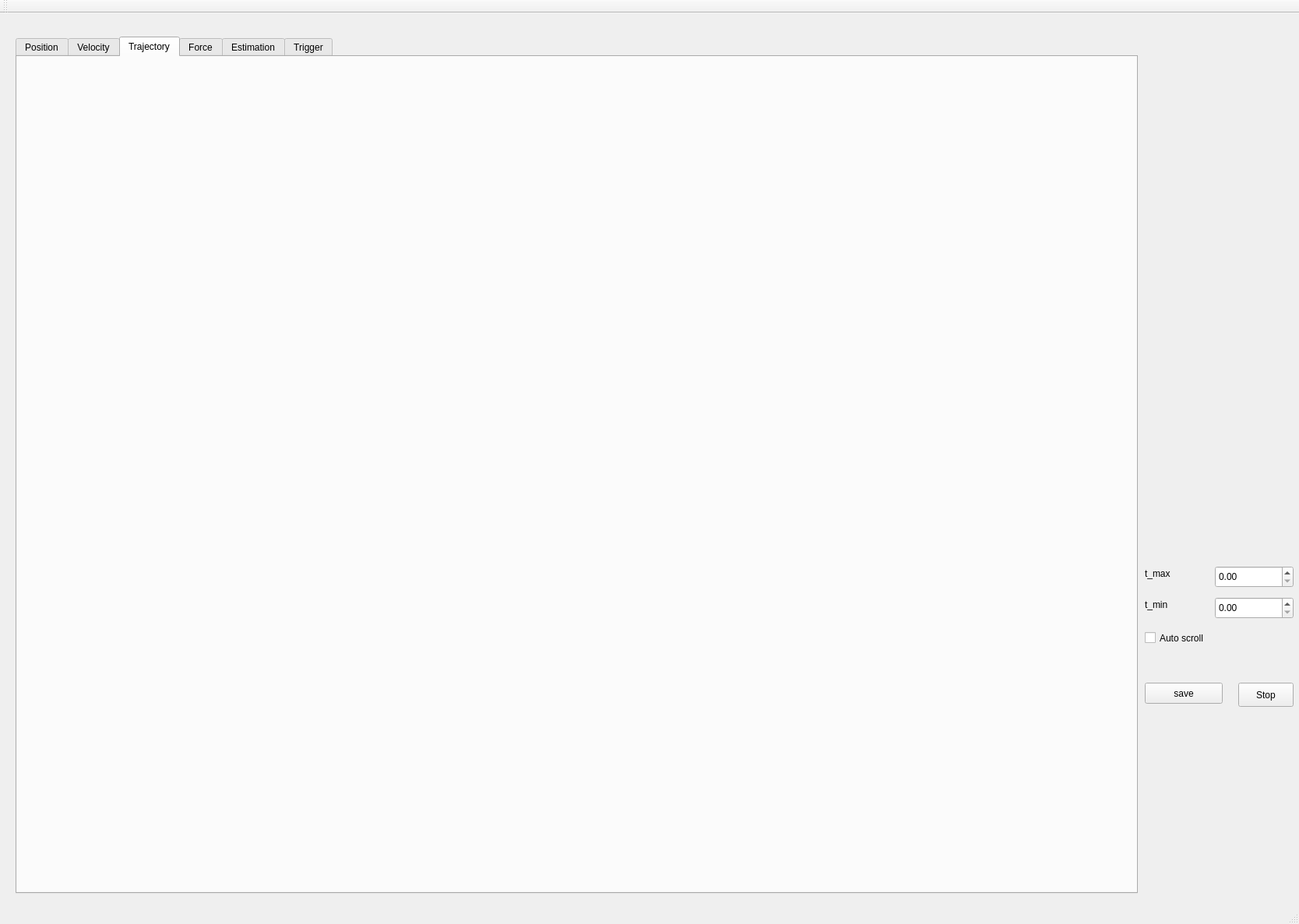
<?xml version="1.0" encoding="UTF-8"?>
<ui version="4.0">
 <class>MainWindow</class>
 <widget class="QMainWindow" name="MainWindow">
  <property name="geometry">
   <rect>
    <x>0</x>
    <y>0</y>
    <width>1668</width>
    <height>1187</height>
   </rect>
  </property>
  <property name="windowTitle">
   <string>MainWindow</string>
  </property>
  <widget class="QWidget" name="centralWidget">
   <widget class="QCheckBox" name="checkBox">
    <property name="geometry">
     <rect>
      <x>1470</x>
      <y>790</y>
      <width>102</width>
      <height>25</height>
     </rect>
    </property>
    <property name="text">
     <string>Auto scroll</string>
    </property>
   </widget>
   <widget class="QPushButton" name="pushButton">
    <property name="geometry">
     <rect>
      <x>1470</x>
      <y>860</y>
      <width>100</width>
      <height>27</height>
     </rect>
    </property>
    <property name="text">
     <string>save</string>
    </property>
   </widget>
   <widget class="QPushButton" name="pushButton_2">
    <property name="geometry">
     <rect>
      <x>1590</x>
      <y>860</y>
      <width>71</width>
      <height>31</height>
     </rect>
    </property>
    <property name="text">
     <string>Stop</string>
    </property>
   </widget>
   <widget class="QDoubleSpinBox" name="maxspinbox">
    <property name="geometry">
     <rect>
      <x>1560</x>
      <y>710</y>
      <width>101</width>
      <height>28</height>
     </rect>
    </property>
   </widget>
   <widget class="QDoubleSpinBox" name="minspinbox">
    <property name="geometry">
     <rect>
      <x>1560</x>
      <y>750</y>
      <width>101</width>
      <height>28</height>
     </rect>
    </property>
   </widget>
   <widget class="QLabel" name="label">
    <property name="geometry">
     <rect>
      <x>1470</x>
      <y>710</y>
      <width>76</width>
      <height>19</height>
     </rect>
    </property>
    <property name="text">
     <string>t_max</string>
    </property>
   </widget>
   <widget class="QLabel" name="label_2">
    <property name="geometry">
     <rect>
      <x>1470</x>
      <y>750</y>
      <width>76</width>
      <height>19</height>
     </rect>
    </property>
    <property name="text">
     <string>t_min</string>
    </property>
   </widget>
   <widget class="QCustomPlot" name="customplot3" native="true">
    <property name="geometry">
     <rect>
      <x>1570</x>
      <y>1150</y>
      <width>71</width>
      <height>61</height>
     </rect>
    </property>
   </widget>
   <widget class="QTabWidget" name="tabWidget">
    <property name="geometry">
     <rect>
      <x>20</x>
      <y>30</y>
      <width>1441</width>
      <height>1101</height>
     </rect>
    </property>
    <property name="currentIndex">
     <number>2</number>
    </property>
    <widget class="QWidget" name="tab">
     <attribute name="title">
      <string>Position</string>
     </attribute>
     <widget class="QCustomPlot" name="customplot" native="true">
      <property name="geometry">
       <rect>
        <x>20</x>
        <y>20</y>
        <width>900</width>
        <height>400</height>
       </rect>
      </property>
     </widget>
     <widget class="QCustomPlot" name="customplot2" native="true">
      <property name="geometry">
       <rect>
        <x>20</x>
        <y>440</y>
        <width>900</width>
        <height>400</height>
       </rect>
      </property>
     </widget>
    </widget>
    <widget class="QWidget" name="tab_2">
     <attribute name="title">
      <string>Velocity</string>
     </attribute>
     <widget class="QCustomPlot" name="qcustomplot6" native="true">
      <property name="geometry">
       <rect>
        <x>80</x>
        <y>50</y>
        <width>900</width>
        <height>400</height>
       </rect>
      </property>
     </widget>
     <widget class="QCustomPlot" name="qcustomplot7" native="true">
      <property name="geometry">
       <rect>
        <x>80</x>
        <y>460</y>
        <width>900</width>
        <height>400</height>
       </rect>
      </property>
     </widget>
    </widget>
    <widget class="QWidget" name="tab_3">
     <attribute name="title">
      <string>Trajectory</string>
     </attribute>
     <widget class="QCustomPlot" name="customplot4" native="true">
      <property name="geometry">
       <rect>
        <x>70</x>
        <y>20</y>
        <width>900</width>
        <height>550</height>
       </rect>
      </property>
     </widget>
    </widget>
    <widget class="QWidget" name="tab_4">
     <attribute name="title">
      <string>Force</string>
     </attribute>
     <widget class="QCustomPlot" name="qcustomplot" native="true">
      <property name="geometry">
       <rect>
        <x>50</x>
        <y>30</y>
        <width>900</width>
        <height>400</height>
       </rect>
      </property>
     </widget>
     <widget class="QCustomPlot" name="qcustomplot2" native="true">
      <property name="geometry">
       <rect>
        <x>50</x>
        <y>440</y>
        <width>900</width>
        <height>400</height>
       </rect>
      </property>
     </widget>
    </widget>
    <widget class="QWidget" name="tab_5">
     <attribute name="title">
      <string>Estimation</string>
     </attribute>
     <widget class="QCustomPlot" name="qcustomplot3" native="true">
      <property name="geometry">
       <rect>
        <x>20</x>
        <y>20</y>
        <width>900</width>
        <height>400</height>
       </rect>
      </property>
     </widget>
     <widget class="QCustomPlot" name="qcustomplot4" native="true">
      <property name="geometry">
       <rect>
        <x>30</x>
        <y>440</y>
        <width>900</width>
        <height>400</height>
       </rect>
      </property>
     </widget>
    </widget>
    <widget class="QWidget" name="tab_6">
     <attribute name="title">
      <string>Trigger</string>
     </attribute>
     <widget class="QCustomPlot" name="qcustomplot5" native="true">
      <property name="geometry">
       <rect>
        <x>70</x>
        <y>50</y>
        <width>900</width>
        <height>400</height>
       </rect>
      </property>
     </widget>
    </widget>
   </widget>
  </widget>
  <widget class="QMenuBar" name="menuBar">
   <property name="geometry">
    <rect>
     <x>0</x>
     <y>0</y>
     <width>1668</width>
     <height>22</height>
    </rect>
   </property>
  </widget>
  <widget class="QToolBar" name="mainToolBar">
   <attribute name="toolBarArea">
    <enum>TopToolBarArea</enum>
   </attribute>
   <attribute name="toolBarBreak">
    <bool>false</bool>
   </attribute>
  </widget>
  <widget class="QStatusBar" name="statusBar"/>
 </widget>
 <layoutdefault spacing="6" margin="11"/>
 <customwidgets>
  <customwidget>
   <class>QCustomPlot</class>
   <extends>QWidget</extends>
   <header>GUI/qcustomplot.h</header>
   <container>1</container>
  </customwidget>
 </customwidgets>
 <resources/>
 <connections/>
</ui>
